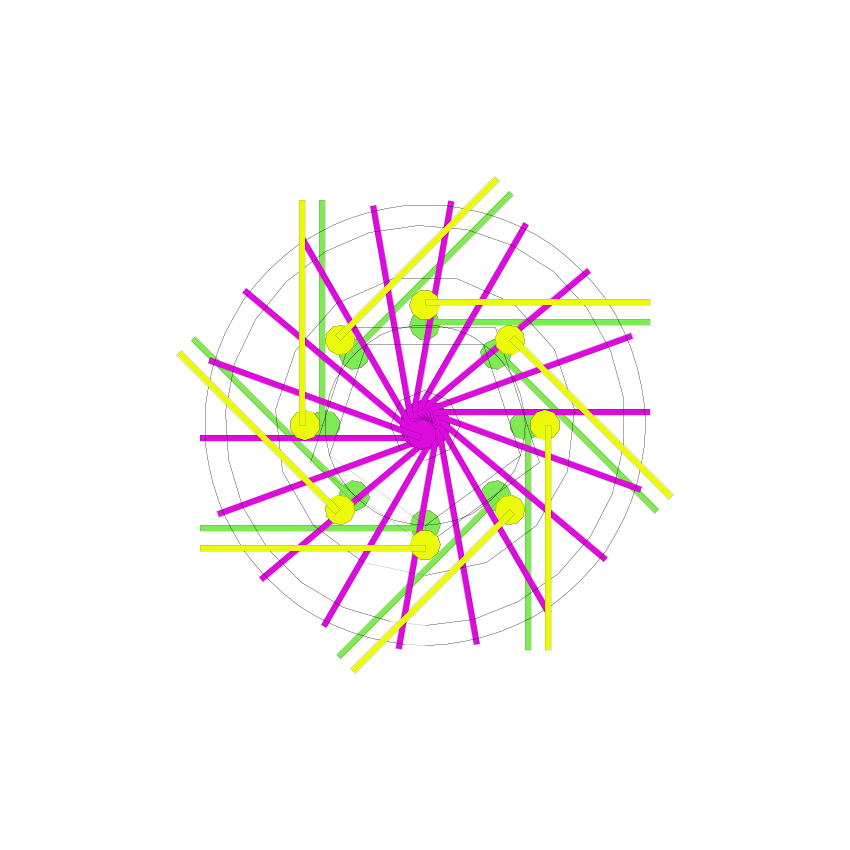
Frame 1 (no input)
Frame 60 (the mouse pressed at the canvas centre just before this capture): identical to frame 1, image omitted
Frame 120 (the mouse held since frame 60 and released just before this capture): blank canvas, image omitted

The Processing sketch that drew this single still picture (run headless with seeded random() and noise(); from frame 60 on, the mouse is pressed at the canvas centre):

// Processing sketch: processing_14830
// ── processing_14830.pde


/*  Program Verison: 1.0
    Copyright (C) 2010  Andrew Hayes Montoya
 
    This program is free software: you can redistribute it and/or modify
    it under the terms of the GNU General Public License as published by
    the Free Software Foundation, either version 3 of the License, or
    (at your option) any later version.
 
    This program is distributed in the hope that it will be useful,
    but WITHOUT ANY WARRANTY; without even the implied warranty of
    MERCHANTABILITY or FITNESS FOR A PARTICULAR PURPOSE.  See the
    GNU General Public License for more details.
 
    You should have received a copy of the GNU General Public License
    along with this program.  If not, see <http://www.gnu.org/licenses/>.
 
*/

void setup() {
  size(850, 850);
  smooth();
  frameRate(10);
  ellipseMode(CENTER);
}

void draw() {
  background(255);
  fill(41,78,255);
  strokeWeight(0);
  translate(width/2,height/2);
  
  
  fill(127,234,85); 
  shapeRevolver(0,0,8,100); 
  fill(221,11,222);
  shapeRevolver(0,0,18,10);
  noFill();
  polygon(0,0, 100, 100);
  polygon(0,0,5,120);
  polygon(0,0,15,150);
  polygon(0,0,65,220);
  polygon(0,0,5,100);
  polygon(0,0,25,200); 
  polygon(0,0,8,35); 
  fill(235,250,10);
  shapeRevolver(0,0,8,120);
  
  if(mousePressed) {
    background(255);
  }
}



void shapeRevolver(int _x, int _y, int sides, float radius) {
  for ( int i = 0; i < 360; i += (360 / sides) ) {
    float x = _x + sin(radians(i+mouseX)) * radius;
    float y = _y + cos(radians(i+mouseY)) * radius;
    pushMatrix();
    translate(x, y);
    rotate(atan2(y-_y, x-_x));
    polygon(0,0,10,15);
    rect(0,0,6,225);

    popMatrix();
  }
 }

void polygon(int _x, int _y, int sides, float radius) {

  if (sides <= 0)
    sides = 1;

  beginShape();
  for ( int i = 0; i < 360; i += (360 / sides) ) {
    float x = _x + sin(radians(i)) * radius;
    float y = _y + cos(radians(i)) * radius;
    vertex(x, y);
  }
  endShape(CLOSE);


  beginShape();
  for ( int i = 0; i < 360; i += (360 / sides) ) {
    float x = _x + sin(radians(i)) * radius;
    float y = _y + cos(radians(i)) * radius;
    vertex(x, y);
  }
  endShape();



  beginShape();
  for ( int i = 0; i < 360; i += (360 / sides) ) {
    float x = _x + sin(radians(i)) * radius;
    float y = _y + cos(radians(i)) * radius;
    vertex(x, y);
  }
  endShape();
}
